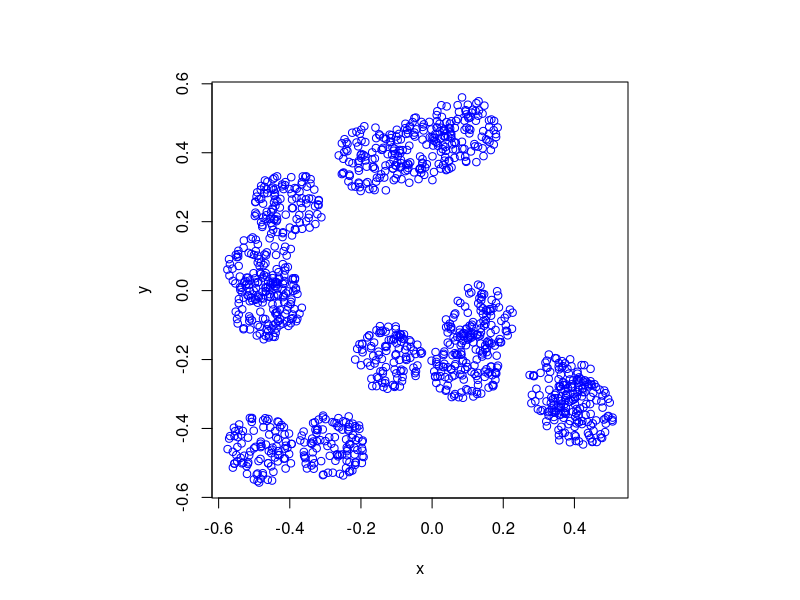

This chart was generated by the following R code: (Note: this script raises an error after producing the figure.)
#Simulate a Matern cluster point process on a rectangle
#Author: H. Paul Keeler, 2018.

#Simulation window parameters
xMin=-.5;xMax=.5;
yMin=-.5;yMax=.5;
xDelta=xMax-xMin;yDelta=yMax-yMin; #rectangle dimensions
areaTotal=xDelta*yDelta; #area of rectangle

#Parameters for the parent and daughter point processes
lambdaParent=10;#density of parent Poisson point process
lambdaDaughter=100;#mean number of points in each cluster
radiusCluster=0.1;#radius of cluster disk (for daughter points)

#Simulate Poisson point process for the parents
numbPointsParent=rpois(1,areaTotal*lambdaParent);#Poisson number of points
#x and y coordinates of Poisson points for the parent
xxParent=xMin+xDelta*runif(numbPointsParent);
yyParent=yMin+yDelta*runif(numbPointsParent);

#Simulate Poisson point process for the daughters (ie final poiint process)
numbPointsDaughter=rpois(numbPointsParent,lambdaDaughter); 
numbPoints=sum(numbPointsDaughter); #total number of points

#Generate the (relative) locations in polar coordinates by 
#simulating independent variables.
theta=2*pi*runif(numbPoints); #angular coordinates 
rho=radiusCluster*sqrt(runif(numbPoints)); #radial coordinates 

#Convert from polar to Cartesian coordinates
xx0=rho*cos(theta);
yy0=rho*sin(theta);

#replicate parent points (ie centres of disks/clusters)
xx=rep(xxParent,numbPointsDaughter);
yy=rep(yyParent,numbPointsDaughter);

#translate points (ie parents points are the centres of cluster disks)
xx=xx+xx0;
yy=yy+yy0;

#Plotting
par(pty="s")
plot(xx,yy,'p',xlab='x',ylab='y',col='blue');

library(spatstat);
#Simulate and plot (in one line) Matern cluster point process 
plot(rMatClust(lambdaParent,radiusCluster,lambdaDaughter,c(xMin,xMax,yMin,yMax)));
